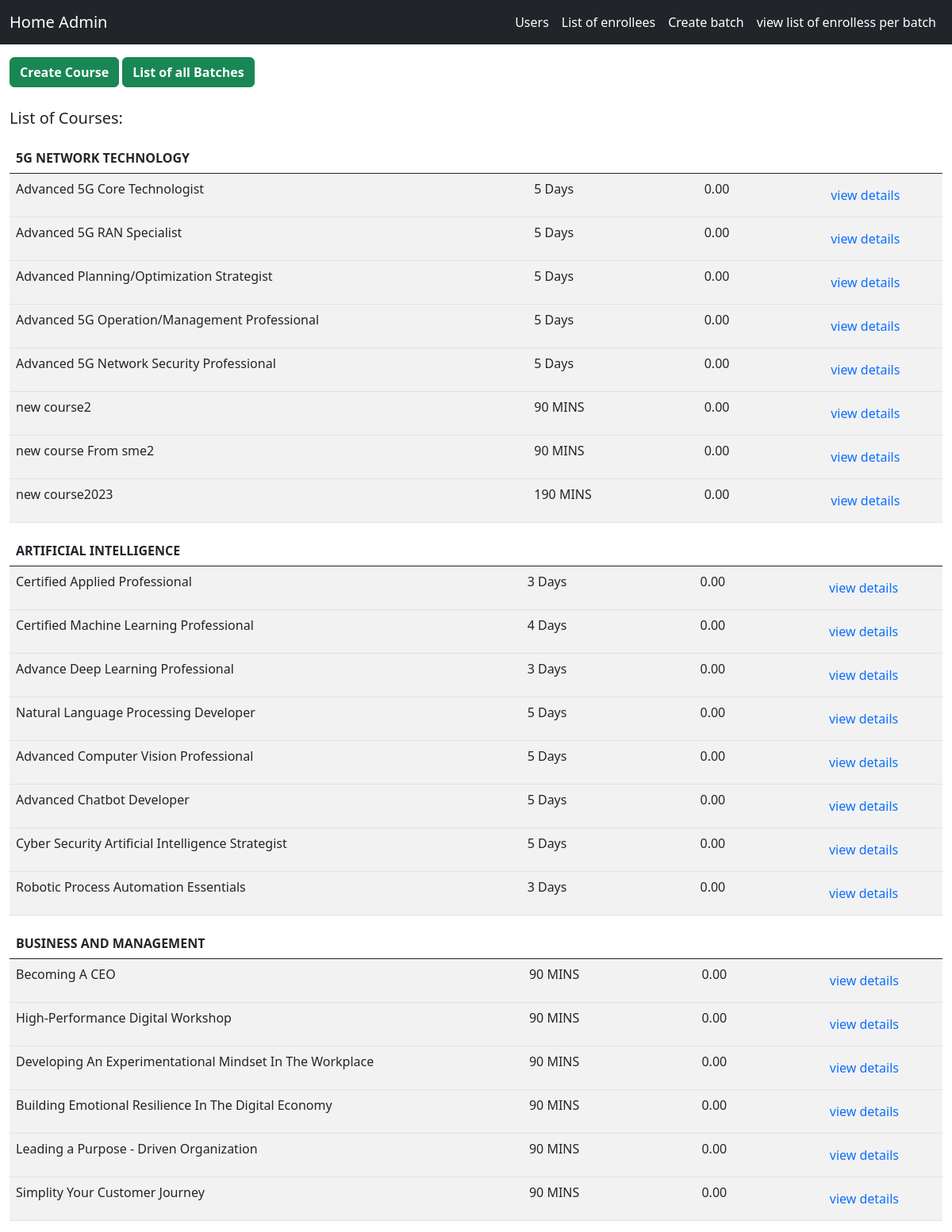
Page /um-admin/home/ (signed in, upper part) on the committed database.
### course/models.py (models this page shows, shortened)
class Category(models.Model):
    name = models.CharField(max_length=255)
    class Meta:
        ordering = ('name',)
        verbose_name_plural = 'Categories'

class Course(models.Model):
    category = models.ForeignKey(Category, related_name='courses',on_delete=models.CASCADE)
    course = models.CharField(max_length=255)
    duration = models.CharField(max_length=255)
    price = models.DecimalField(max_digits=12, decimal_places=2)
    isArchived = models.BooleanField(default=False)

### customadmin/decorators.py (the view)
    def wrapper(request, *args, **kwargs):
        if not request.user.is_superuser:
            return redirect('admin_login')
        return view_func(request, *args, **kwargs)

### account/models.py (called while the page is built)
    def __str__(self):
        return self.email

### customadmin/views.py (called while the page is built)
@admin_required
def home(request):
    courses = Course.objects.all()
    categories = Category.objects.all()
    return render(request, 'customadmin/home.html',{
        'categories' : categories,
        'courses' : courses
    })

### customadmin/templates/customadmin/home.html (shortened to what this page needs)
{% extends 'account/base.html' %}
{%  block content %}
    <nav class="navbar navbar-expand-lg navbar-light bg-dark sticky-top">
        <div class="container-fluid">
          <a class="navbar-brand text-white" href="#">Home Admin</a>
          <div class="collapse navbar-collapse" id="navbarNav">
            <ul class="navbar-nav ms-auto">
              <li class="nav-item">
                <a href="{% url 'users_info' %}" class="nav-link text-white">Users</a>
              </li>
              <li class="nav-item">
                <a href="{% url 'list_of_enrollees' %}" class="nav-link text-white">List of enrollees</a>
              </li>
              <li class="nav-item">
                <a href="{% url 'create_batch' %}" class="nav-link text-white">Create batch</a>
              </li>
              <li class="nav-item">
                <a href="{% url 'list_enrollees_per_batch' %}" class="nav-link text-white">view list of enrolless per batch</a>
              </li>
            </ul>
          </div>
        </div>
      </nav>
    <div class="container-fluid mt-3">
        <a href="{% url 'create_course' %}" class="btn btn-success fw-bold">Create Course</a>
        <a href="{% url 'list_all_batch' %}" class="btn btn-success fw-bold">List of all Batches</a>
        <p class="pt-4 fs-5">List of Courses:</p>
        {% for category in categories %}
            <table class="table table-striped ">
                <thead>
                    <tr class="border-bottom-0">
                        <th scope="col" colspan="1">{{category.name}}</th>
                        <th scope="col" colspan="1">{{category.duration}}</th>
                        <th scope="col" colspan="2">{{category.price}}</th>
                    </tr>
                </thead>
                {% for course in category.courses.all %}
                <tbody>
                    <tr>
                        <td style="width: 900px;">{{course.course}}</td>
                        <td style="width:300px">{{course.duration}}</td>
                        <td style="width:200px">{{course.price}}</td>
                        <td style="width:200px"><a href="{% url 'detail' course.id %}" class="btn text-primary">view details</a></td>
                    </tr>
                </tbody>
                {% endfor %}
            </table>
        {% endfor %}
    </div>
{% endblock %}

### rows in the picture
Category: name "5G NETWORK TECHNOLOGY"
Course: course "Advanced 5G Core Technologist", duration "5 Days", price "0.00"
Course: course "Advanced 5G RAN Specialist", duration "5 Days", price "0.00"
Course: course "Advanced Planning/Optimization Strategist", duration "5 Days", price "0.00"
Course: course "Advanced 5G Operation/Management Professional", duration "5 Days", price "0.00"
Course: course "Advanced 5G Network Security Professional", duration "5 Days", price "0.00"
Course: course "new course2", duration "90 MINS", price "0.00"
Course: course "new course From sme2", duration "90 MINS", price "0.00"
Course: course "new course2023", duration "190 MINS", price "0.00"
Category: name "ARTIFICIAL INTELLIGENCE"
Course: course "Certified Applied Professional", duration "3 Days", price "0.00"
Course: course "Certified Machine Learning Professional", duration "4 Days", price "0.00"
Course: course "Advance Deep Learning Professional", duration "3 Days", price "0.00"
Course: course "Natural Language Processing Developer", duration "5 Days", price "0.00"
Course: course "Advanced Computer Vision Professional", duration "5 Days", price "0.00"
Course: course "Advanced Chatbot Developer", duration "5 Days", price "0.00"
Course: course "Cyber Security Artificial Intelligence Strategist", duration "5 Days", price "0.00"
Course: course "Robotic Process Automation Essentials", duration "3 Days", price "0.00"
Category: name "BUSINESS AND MANAGEMENT"
Course: course "Becoming A CEO", duration "90 MINS", price "0.00"
Course: course "High-Performance Digital Workshop", duration "90 MINS", price "0.00"
Course: course "Developing An Experimentational Mindset In The Workplace", duration "90 MINS", price "0.00"
Course: course "Building Emotional Resilience In The Digital Economy", duration "90 MINS", price "0.00"
Course: course "Leading a Purpose - Driven Organization", duration "90 MINS", price "0.00"
Course: course "Simplity Your Customer Journey", duration "90 MINS", price "0.00"
